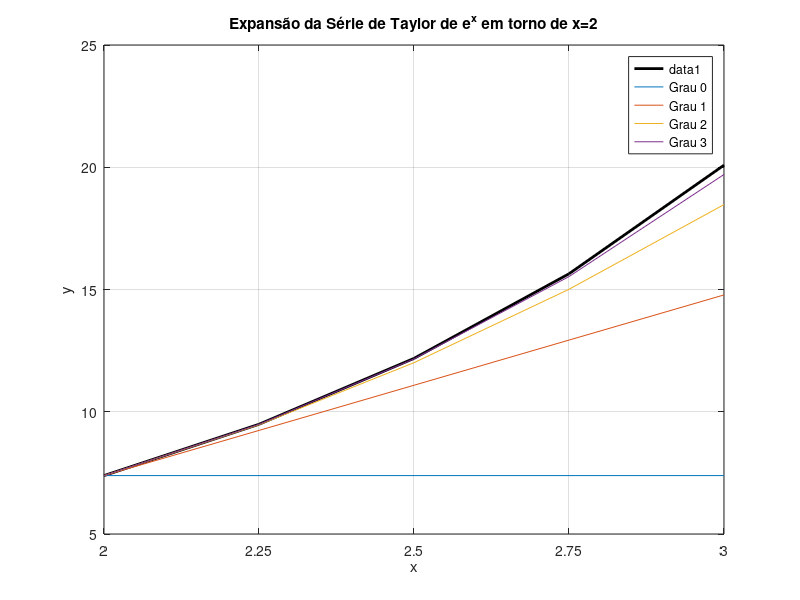
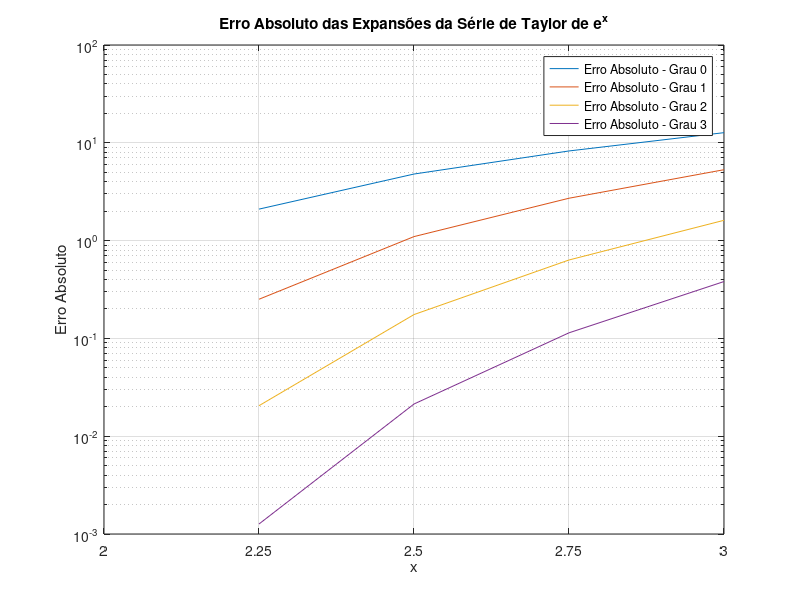

Source code (MATLAB) for these figures, in order:
% Definindo o intervalo de x
x_vals = linspace(2, 3, 5);

% Função original e^x
func_original = exp(x_vals);

% Ponto de expansão
x0 = 2;

% Graus da série de Taylor
graus = 0:3;

% Inicializando a matriz de erros
errors = zeros(length(graus), length(x_vals));

% Plotando a função original
figure;
plot(x_vals, func_original, 'k', 'LineWidth', 2);
hold on;

% Calculando e plotando as expansões da série de Taylor
for i = 1:length(graus)
    % Calcula a série de Taylor de grau i
    taylor_series = 0;
    for n = 0:graus(i)
        taylor_series = taylor_series + (exp(x0) * (x_vals - x0).^n) / factorial(n);
    end
    
    % Plotando a série de Taylor
    plot(x_vals, taylor_series, 'DisplayName', sprintf('Grau %d', graus(i)));
    
    % Calculando o erro absoluto
    errors(i, :) = abs(func_original - taylor_series);
end

% Configurações do gráfico
title('Expansão da Série de Taylor de e^x em torno de x=2');
xlabel('x');
ylabel('y');
legend('show');
grid on;
set(gca, 'XTick', x_vals); % Configura o eixo x para mostrar os valores de x_vals
xlim([min(x_vals) max(x_vals)]); % Define os limites do eixo x
hold off;

% Plotando os erros absolutos
figure;
for i = 1:length(graus)
    semilogy(x_vals, errors(i, :), 'DisplayName', sprintf('Erro Absoluto - Grau %d', graus(i)));
    hold on;
end

% Configurações do gráfico de erros
title('Erro Absoluto das Expansões da Série de Taylor de e^x');
xlabel('x');
ylabel('Erro Absoluto');
legend('show');
grid on;
set(gca, 'XTick', x_vals); % Configura o eixo x para mostrar os valores de x_vals
xlim([min(x_vals) max(x_vals)]); % Define os limites do eixo x
hold off;
